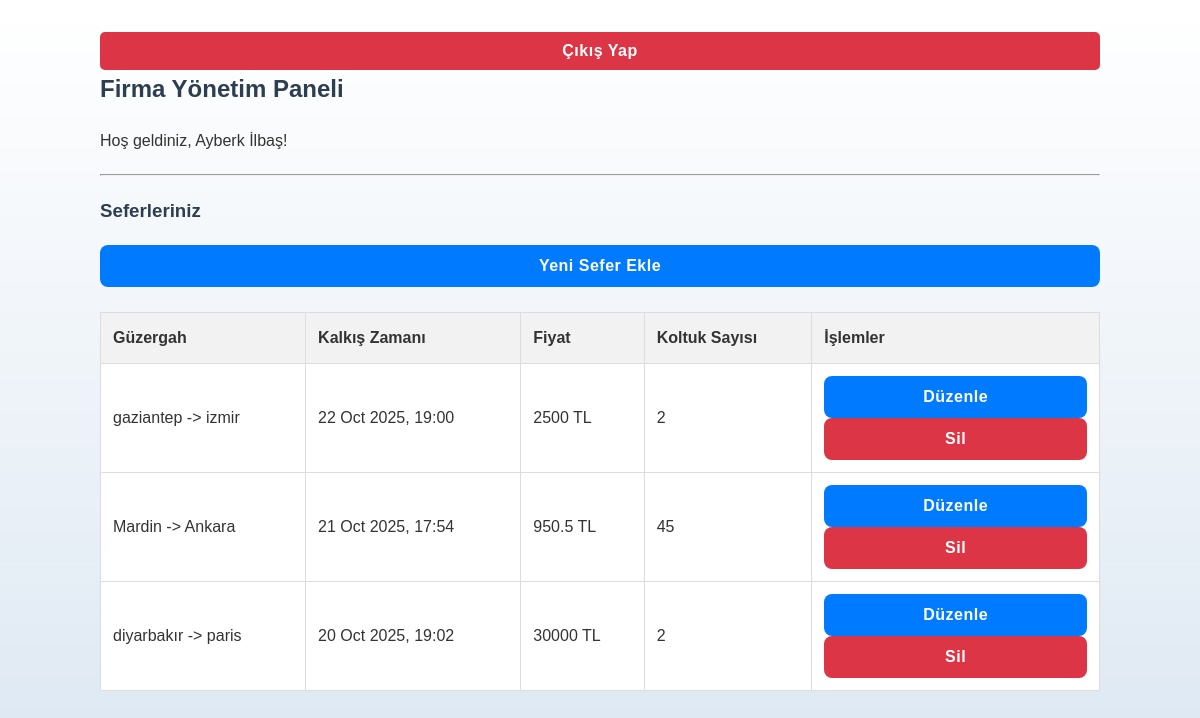
/firma_admin/index.php (signed in), run on the app's committed database.
### tables this page shows
CREATE TABLE Buses (
            id INTEGER PRIMARY KEY AUTOINCREMENT,
            company_id INTEGER NOT NULL,
            departure_city TEXT NOT NULL,
            arrival_city TEXT NOT NULL,
            departure_time DATETIME NOT NULL,
            arrival_time DATETIME NOT NULL,
            seat_count INTEGER NOT NULL,
            price REAL NOT NULL,
            FOREIGN KEY (company_id) REFERENCES Companies (id)
        );

### firma_admin/index.php (the view, shortened to what this page needs)
<?php
require '../includes/db_connect.php';
$company_id = $_SESSION['company_id'];
$seferler = [];
try {
    $sql = "SELECT * FROM Buses WHERE company_id = ? ORDER BY departure_time DESC";
    $stmt = $pdo->prepare($sql);
    $stmt->execute([$company_id]);
    $seferler = $stmt->fetchAll(PDO::FETCH_ASSOC);
} catch (PDOException $e) {
    die("Seferler çekilirken bir hata oluştu: " . $e->getMessage());
}
?>
<!DOCTYPE html>
<html lang="tr">
<head>
    <link rel="stylesheet" href="../css/style.css">
</head>
<body>
    <div class="panel-container">
        <a href="../logout.php"><button class="logout-button">Çıkış Yap</button></a>
        <h2>Firma Yönetim Paneli</h2>
        <p>Hoş geldiniz, <?php echo htmlspecialchars($_SESSION['user_fullname']); ?>!</p>
        <hr style="margin: 20px 0;">
        <h3>Seferleriniz</h3>
        <a href="sefer_ekle.php"><button>Yeni Sefer Ekle</button></a>
        <br><br>
        <table>
            <thead>
                <tr>
                    <th>Güzergah</th>
                    <th>Kalkış Zamanı</th>
                    <th>Fiyat</th>
                    <th>Koltuk Sayısı</th>
                    <th>İşlemler</th>
                </tr>
            </thead>
            <tbody>
                <?php if (count($seferler) > 0): ?>
                    <?php foreach ($seferler as $sefer): ?>
                        <tr>
                            <td><?php echo htmlspecialchars($sefer['departure_city']); ?> -> <?php echo htmlspecialchars($sefer['arrival_city']); ?></td>
                            <td><?php echo date('d M Y, H:i', strtotime($sefer['departure_time'])); ?></td>
                            <td><?php echo $sefer['price']; ?> TL</td>
                            <td><?php echo $sefer['seat_count']; ?></td>
                            <td class="action-buttons">
                                <a href="sefer_duzenle.php?id=<?php echo $sefer['id']; ?>"><button>Düzenle</button></a>
                                <a href="sefer_sil.php?id=<?php echo $sefer['id']; ?>" onclick="return confirm('Bu seferi kalıcı olarak silmek istediğinizden emin misiniz? Bu işlem geri alınamaz.');"><button style="background-color: #dc3545;">Sil</button></a>
                            </td>
                        </tr>
                    <?php endforeach; ?>
                <?php else: ?>
                    <tr>
                        <td colspan="5" style="text-align:center;">Henüz firmanıza ait bir sefer bulunmamaktadır.</td>
                    </tr>
                <?php endif; ?>
            </tbody>
        </table>
    </div>
</body>
</html>

### css/style.css (style rules this page uses)
body { font-family: 'Poppins', sans-serif; background-color: #f8f9fa; background-image: linear-gradient(to top, #dfe9f3 0%, white 100%); color: #333; line-height: 1.6; }
h2, h3, h4 { color: #2c3e50; font-weight: 600; }
button { width: 100%; padding: 12px 20px; border: none; border-radius: 8px; background-color: #007bff; color: white; font-size: 1rem; font-weight: 600; cursor: pointer; transition: all 0.3s ease; letter-spacing: 0.5px; }
body { font-family: 'Poppins', sans-serif; background-color: #f4f6f8; }

### firma_admin/index.php (style rules this page uses)
.panel-container { max-width: 1000px; margin: 2rem auto; }
table { width: 100%; border-collapse: collapse; background: #fff; }
th, td { padding: 12px; border: 1px solid #ddd; text-align: left; }
th { background-color: #f2f2f2; }
.action-buttons a, .action-buttons button { margin-right: 5px; }
.logout-button { background-color: #dc3545; color: white; border: none; padding: 10px 15px; border-radius: 5px; cursor: pointer; float: right; }

### data on the page
buses: departure_city "gaziantep", arrival_city "izmir", departure_time "22 Oct 2025, 19:00", price "2500", seat_count "2"
buses: departure_city "Mardin", arrival_city "Ankara", departure_time "21 Oct 2025, 17:54", price "950.5", seat_count "45"
buses: departure_city "diyarbakır", arrival_city "paris", departure_time "20 Oct 2025, 19:02", price "30000", seat_count "2"

### other printed values
$_SESSION['user_fullname'] "Ayberk İlbaş"
